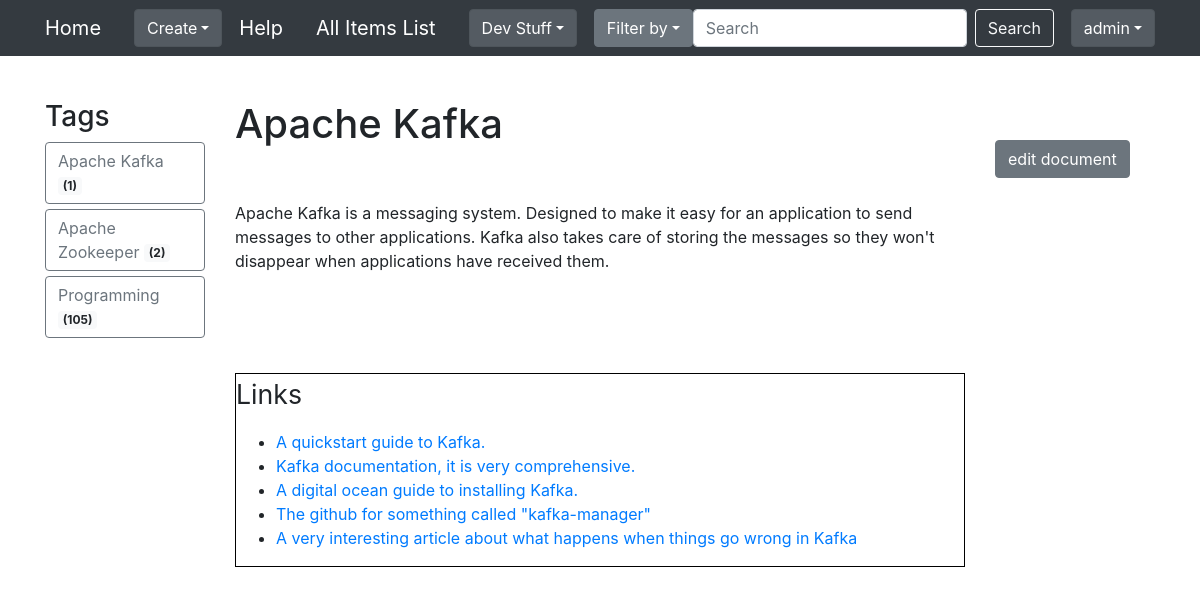
Before: /notesfromxml/displaydoc/Apache Kafka/ (signed in) with the older database file.
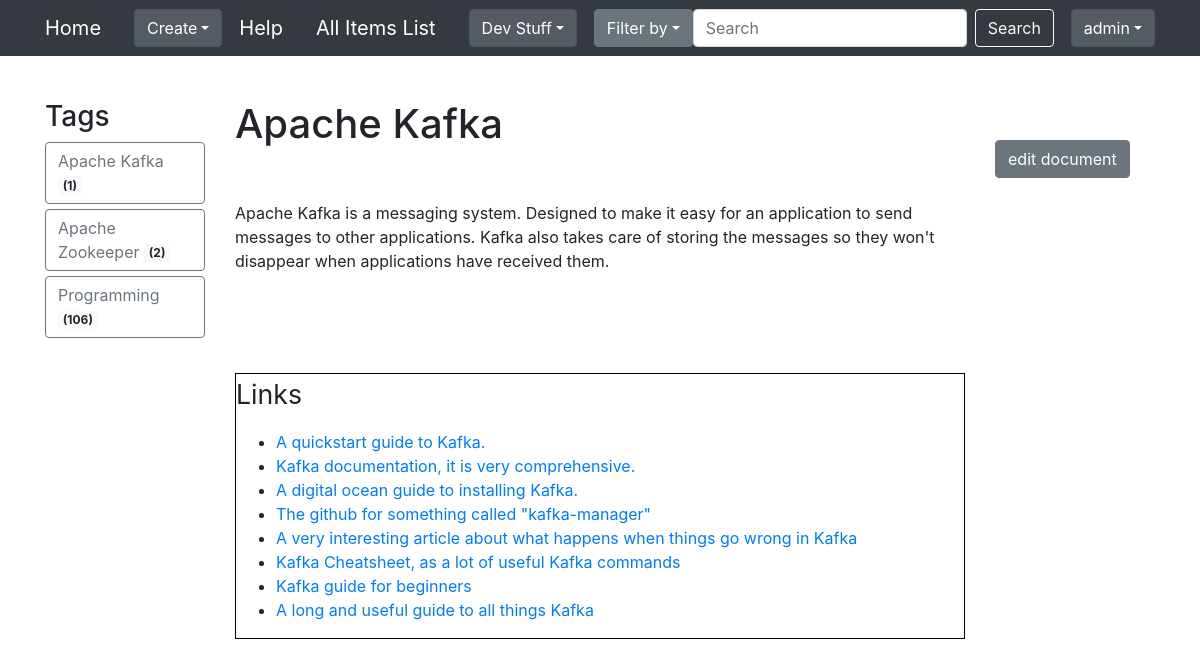
After: the same page with the newer database file.
### notesfromxml/models.py (models this page shows, shortened)
class Tag(models.Model):
    TAG_TYPE_CHOICES = (
        ('normal', 'Normal'),
        ('meta', 'Meta')
    )
    META_TAG_TYPE_CHOICES = (
        ('list', 'List'),
        ('none', 'None')
    )
    tag_name = models.TextField()
    tag_type = models.TextField(
        choices=TAG_TYPE_CHOICES,
        default='normal'
    )
    meta_tag_type = models.TextField(
        choices=META_TAG_TYPE_CHOICES,
        default='none'
    )
    def get_nr_of_docs_with_tag(self):
        return self.tagmap_set.count()

class Document(models.Model):
    document_name = models.TextField()
    document_text = models.TextField()
    def get_parsed_text(self):
        from .services import parser
        return parser.parser_main(self.document_text)
    def get_all_tags_sorted(self):
        return [tagmap.tag for tagmap in self.tagmap_set.all().order_by('tag__tag_name')]

### notesfromxml/views.py (the view)
# urls.py: path('displaydoc/<str:doc>/', views.display_doc, name='display_doc'),
@login_required
def display_doc(request, doc):
    document = Document.objects.get(document_name=doc)
    return render(request, 'notesfromxml/display-doc.html', {'document': document})

### notesfromxml/services/parser.py (called while the page is built)
def parser_main(parsed_text):
    parsed_text = escape_parser(parsed_text)
    parsed_text = hyperlink_parser(parsed_text)
    parsed_text = java_code_parser(parsed_text)
    parsed_text = image_insert_parser(parsed_text)
    parsed_text = links_to_table_parser(parsed_text)
    parsed_text = tagged_docs_to_list_parser(parsed_text)
    return parsed_text

def java_code_parser(parsed_text):
    pattern = re.compile(r'\[java\[\[(.*?)\]\]\]', re.DOTALL)
    matches = re.finditer(pattern, parsed_text)
    if matches is not None:
        for match in matches:
            output_with_brackets = match.group()
            output_without_brackets = re.search(pattern, parsed_text).group(1).strip()
            output_with_html = '<pre><code class="language-java" data-lang="java">' + output_without_brackets \
                               + '</code></pre>'
            parsed_text = parsed_text.replace(output_with_brackets, output_with_html)
    return parsed_text

### notesfromxml/templates/notesfromxml/display-doc.html (shortened to what this page needs)
{% extends 'notesfromxml/base.html' %}
{% load static %}
{% load app_filters %}
{%  block head_css_page %}
    <link rel="stylesheet" type="text/css" href="{% static 'notesfromxml/css/display-doc.css' %}" />
 {% endblock head_css_page %}
{% block content %}
<div class="container">
    <div class="row">
        <div class="col-sm-2">
            <div class="sidebar-module">
                <h3>Tags</h3>
                {% for tag in document.get_all_tags_sorted %}
                    <div id="id-div-tag-container">
                        <a class="btn btn-outline-secondary btn-block" href="{% url 'notesfromxml:display_tag' tag.tag_name %}" id="tag-btn-link-text">
                            {{ tag.tag_name }} <span class="badge badge-light"> ({{ tag.get_nr_of_docs_with_tag }})</span>
                        </a>
                    </div>
                {% endfor %}
            </div>
        </div>
        <section class="col-sm-8">
            <h1>{{ document.document_name }}</h1>
            <div id="div-container-document-text">
                <label id="id-label-textarea-display-document-text">
                    {{ document.get_parsed_text|safe }}
                </label>
            </div>
        </section>
        <div class="col-sm-2">
            <div id="id-div-edit-document-button">
                <a class="btn btn-secondary" href="{% url 'notesfromxml:edit_doc' document.document_name %}"> edit document</a>
            </div>
        </div>
    </div>
</div>
{% endblock content %}

Changed rows visible on the page:
computed for Tag "Programming": get_nr_of_docs_with_tag "105" → "106"
changed Document "Apache Kafka": get_parsed_text "…go wrong in Kafka" → "…go wrong in Kafka Kafka Cheatsheet, as a lot of useful Kafka commands Kafka guide for beginners A long and useful guide to all things Kafka"
